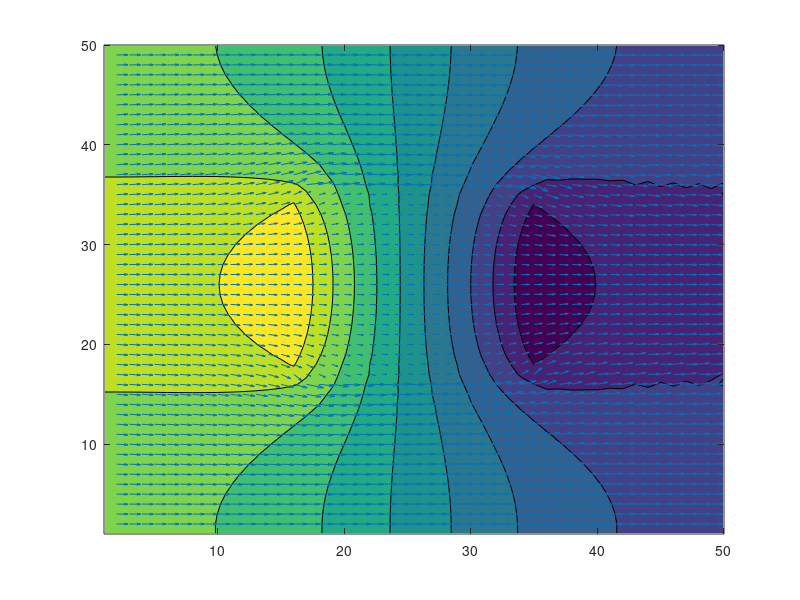

Recreate this plot in MATLAB. (Note: this script raises an error after producing the figure.)
clear all
close all

%space variables (ENTER)
Nx=50;           %number of columns
Ny=50;           %number of rows 

%discretization variables (ENTER)
dx = 1;          % x-grid size
dy = 1;          % y-grid size


%fluid density & viscosity (ENTER)
density = 1000;
viscosity = 1;
ratio = density/viscosity;       %ratio of density and dynamic viscosity 

%size and dimension of pressure and velocity (AUTO)
p = zeros(Ny,Nx);      %pressure
u = zeros(Ny+1,Nx+1)+0.1;  %x-velocity  
v = zeros(Ny+1,Nx+2);  %y-velocity
residual = zeros(Ny*Nx,1); %residuals from continuity
dp = zeros(Ny*Nx,1);  %changes in pressures

%initial conditions (ENTER)
u = zeros(Ny+1,Nx+1)+0.1;   %constant value of 0.1 (initializes velocity field)

%temporary variables (AUTO)
u1=u;  
v1=v;
dp1=zeros(Nx,Ny);
residual1=zeros(Nx,Ny); 

%timestep value, relaxation factor, number of iterations (ENTER)
dt=1;             
relaxation_factor=0.5;            
total_iterations=1000;            
residual_max = zeros(total_iterations,1);

%check CFL criteria (CHECK!)
CFL_x = max(max(u))*dt/dx;
CFL_y = max(max(u))*dt/dy;

%calculate sparse matrix (AUTO)
J_a = 2*(1/dx^2+1/dy^2);
J_b = -1/dy^2;
J_c = -1/dx^2;

J=spalloc(Nx*Ny,Nx*Ny,(Nx-2)*(Ny-2)*4+Nx*Ny);

for i=1:Nx*Ny-1
    J(i,i+1)=J_b/J_a;
end

for i=2:Nx*Ny
    J(i,i-1)=J_b/J_a;
end

for i=1:Nx*Ny-Nx
    J(i,i+Nx)=J_c/J_a;
end

for i=1:Nx*Ny-Nx
    J(i+Nx,i)=J_c/J_a;
end

for i=1:Ny-1
J(i*Nx+1,i*Nx)=0;
J(i*Nx,i*Nx+1)=0;
end

for i=1:Nx*Ny
    J(i,i)=-sum(J(i,:));
end

%spy(J)   %for checking sparse matrix

    
%calculate velocity field using Navier-Stokes equations    
for j=2:Ny
    for i=2:Nx
        
        a1=-((u(j,i+1))^2-(u(j,i-1))^2)/(2*dx)  -  (u(j+1,i)*(v(j+1,i+1)+v(j+1,i))-u(j-1,i)*(v(j,i+1)+v(j,i)))/(4*dy);
        a3=(u(j,i+1)-2*u(j,i)+u(j,i-1))/(dx^2);            %solving N-S Eq. for u velocity 
        a4=(u(j+1,i)-2*u(j,i)+u(j-1,i))/(dy^2);
          
        A=a1+(a3+a4)/ratio;
      
        u1(j,i)=u(j,i)+dt*(A-(p(j,i)-p(j,i-1))/dx);
        
    end
end

for j=2:Ny
    for i=2:Nx+1
        
        b1=-((((v(j+1,i))^2-(v(j-1,i))^2)/(2*dy))  -  ((v(j,i+1)*(u(j-1,i)+u(j,i)))-(v(j,i-1)*(u(j-1,i-1)+u(j,i-1))))/(4*dx));
        b3=(v(j+1,i)-2*v(j,i)+v(j-1,i))/(dy^2);            %solving N-S for v Velocity
        b4=(v(j,i+1)-2*v(j,i)+v(j,i-1))/(dx^2);
          
        B=b1+(b3+b4)/ratio;
      
        v1(j,i)=v(j,i)+dt*(B-(p(j,i-1)-p(j-1,i-1))/dy);
       
    end
end


%apply boundary conditions 
u1(Nx/2-Nx/5+2:Nx/2+Nx/5,Ny/2-Ny/5+2:Ny/2+Ny/5) = 0.0;                   
v1(Nx/2-Nx/5+2:Nx/2+Nx/5,Ny/2-Ny/5+2:Ny/2+Ny/5) = 0.0;


%iterate for pressure and velocity corrections
 for iteration=1:total_iterations           % Iteration Loop   

for j=1:Ny
    for i=1:Nx
        
        residual1(j,i)=(u1(j,i+1)-u1(j,i)+v1(j+1,i)-v1(j,i))/(-J_a*dt);    %calculate residuals from continuity
   
    end
end


for j=1:Ny
    for i=1:Nx
        
        residual(Nx*(j-1)+i,1)=residual1(j,i);                          %converting residual from a matrix to a vector
    
    end
end

dp=J\residual;                                              %changes in pressure field

for j=1:Ny
    for i=1:Nx
        dp1(j,i)=dp(Nx*(j-1)+i,1);                             %converitng changes in pressure field from a vector to a matrix
    end
end

for j=2:Ny
    for i=2:Nx
        u1(j,i)=u1(j,i)+relaxation_factor*(dp1(j,i-1)-dp1(j,i))*dt/dx;                 %u velocity correction
    end
end

for j=2:Ny
    for i=2:Nx+1
        v1(j,i)=v1(j,i)+relaxation_factor*(dp1(j-1,i-1)-dp1(j,i-1))*dt/dy;             %v velocity correction
    end
end


p = p + relaxation_factor*dp1;                                      %pressure field correction
u = u1;
v = v1;

residual_max(iteration) = max(abs(residual));                  %output maximum value of residual

if residual_max(iteration) < 1.0e-4                            %stop on convergance
    break
end

 end                  %iterations ends


figure(1)
contourf (p)  %plot pressure field
hold on

UU = u(2:Ny-1,3:Nx);  %select u velocity field (adjust for staggered grid)
VV = v(2:Ny-1,3:Nx);  %select v velocity field (adjust for staggered grid)

[X,Y]=meshgrid(2:1:Nx-1,2:1:Ny-1);   %vector plot
q=quiver(X,Y,UU,VV,1);
q.Color = 'black';
axis equal;

%draw a square
v_ = [Nx/2-Nx/5+1 Ny/2-Ny/5+1.5;  Nx/2-Nx/5+1 Ny/2+Ny/5+0.5; Nx/2+Nx/5 Ny/2-Ny/5+1.5; Nx/2+Nx/5 Ny/2+Ny/5+.5];
f_ = [2 1 3 4];
p_=patch('Faces',f_,'Vertices',v_,'FaceColor','red');
p_.EdgeColor='none';
p_.FaceColor='white';
xlabel ('x-dimension')
ylabel ('y-dimension')
title ('Pressure and velocity field around the square')
colorbar

figure()
plot(residual_max)  %residual plot
xlabel ('Iteration number')
ylabel ('Maximum value of residual')
title ('Convergence plot')



